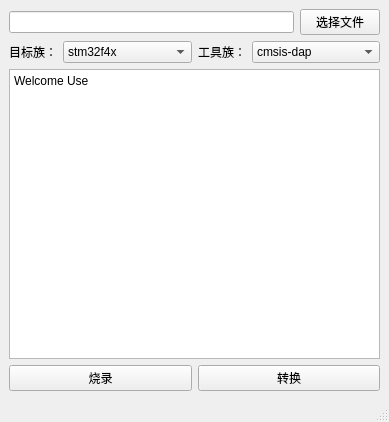
<?xml version="1.0" encoding="UTF-8"?>
<ui version="4.0">
 <class>MainWindow</class>
 <widget class="QMainWindow" name="MainWindow">
  <property name="enabled">
   <bool>true</bool>
  </property>
  <property name="geometry">
   <rect>
    <x>0</x>
    <y>0</y>
    <width>389</width>
    <height>422</height>
   </rect>
  </property>
  <property name="acceptDrops">
   <bool>true</bool>
  </property>
  <property name="windowTitle">
   <string>CMSIS-DAP工具</string>
  </property>
  <widget class="QWidget" name="centralwidget">
   <property name="enabled">
    <bool>true</bool>
   </property>
   <property name="acceptDrops">
    <bool>true</bool>
   </property>
   <layout class="QVBoxLayout" name="verticalLayout">
    <item>
     <layout class="QHBoxLayout" name="horizontalLayout">
      <item>
       <widget class="QLineEdit" name="FilePathLine"/>
      </item>
      <item>
       <widget class="QPushButton" name="ChooseFileButton">
        <property name="text">
         <string>选择文件</string>
        </property>
       </widget>
      </item>
     </layout>
    </item>
    <item>
     <layout class="QHBoxLayout" name="horizontalLayout_2">
      <item>
       <layout class="QFormLayout" name="formLayout_2">
        <item row="0" column="0">
         <widget class="QLabel" name="label">
          <property name="text">
           <string>目标族：</string>
          </property>
         </widget>
        </item>
        <item row="0" column="1">
         <widget class="QComboBox" name="targetCfg">
          <item>
           <property name="text">
            <string>stm32f4x</string>
           </property>
          </item>
          <item>
           <property name="text">
            <string>stm32f1x</string>
           </property>
          </item>
         </widget>
        </item>
       </layout>
      </item>
      <item>
       <layout class="QFormLayout" name="formLayout_3">
        <item row="0" column="0">
         <widget class="QLabel" name="label_2">
          <property name="text">
           <string>工具族：</string>
          </property>
         </widget>
        </item>
        <item row="0" column="1">
         <widget class="QComboBox" name="interfaceCfg">
          <item>
           <property name="text">
            <string>cmsis-dap</string>
           </property>
          </item>
          <item>
           <property name="text">
            <string>stlink</string>
           </property>
          </item>
         </widget>
        </item>
       </layout>
      </item>
     </layout>
    </item>
    <item>
     <widget class="QTextEdit" name="textEdit">
      <property name="acceptDrops">
       <bool>false</bool>
      </property>
      <property name="html">
       <string>&lt;!DOCTYPE HTML PUBLIC &quot;-//W3C//DTD HTML 4.0//EN&quot; &quot;http://www.w3.org/TR/REC-html40/strict.dtd&quot;&gt;
&lt;html&gt;&lt;head&gt;&lt;meta name=&quot;qrichtext&quot; content=&quot;1&quot; /&gt;&lt;style type=&quot;text/css&quot;&gt;
p, li { white-space: pre-wrap; }
&lt;/style&gt;&lt;/head&gt;&lt;body style=&quot; font-family:'SimSun'; font-size:9pt; font-weight:400; font-style:normal;&quot;&gt;
&lt;p style=&quot; margin-top:0px; margin-bottom:0px; margin-left:0px; margin-right:0px; -qt-block-indent:0; text-indent:0px;&quot;&gt;Welcome Use&lt;/p&gt;
&lt;p style=&quot;-qt-paragraph-type:empty; margin-top:0px; margin-bottom:0px; margin-left:0px; margin-right:0px; -qt-block-indent:0; text-indent:0px;&quot;&gt;&lt;br /&gt;&lt;/p&gt;&lt;/body&gt;&lt;/html&gt;</string>
      </property>
     </widget>
    </item>
    <item>
     <layout class="QHBoxLayout" name="horizontalLayout_4">
      <item>
       <widget class="QPushButton" name="ProgramButton">
        <property name="text">
         <string>烧录</string>
        </property>
       </widget>
      </item>
      <item>
       <widget class="QPushButton" name="ExchangeButton">
        <property name="text">
         <string>转换</string>
        </property>
       </widget>
      </item>
     </layout>
    </item>
   </layout>
  </widget>
  <widget class="QStatusBar" name="statusBar">
   <property name="inputMethodHints">
    <set>Qt::ImhHiddenText</set>
   </property>
  </widget>
 </widget>
 <resources/>
 <connections/>
</ui>
